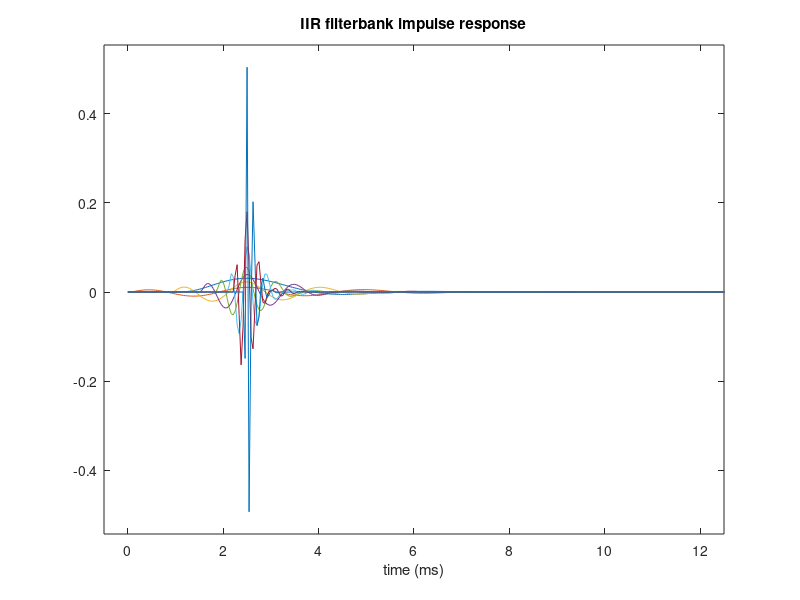
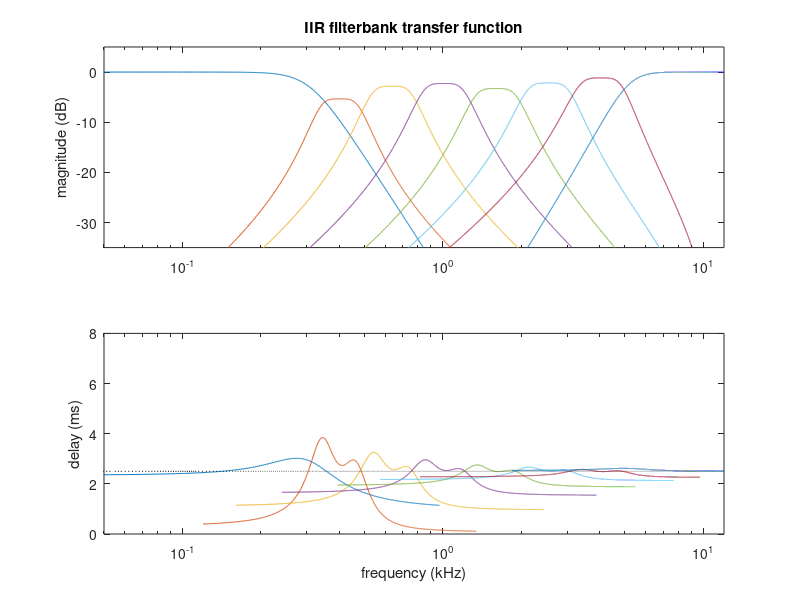
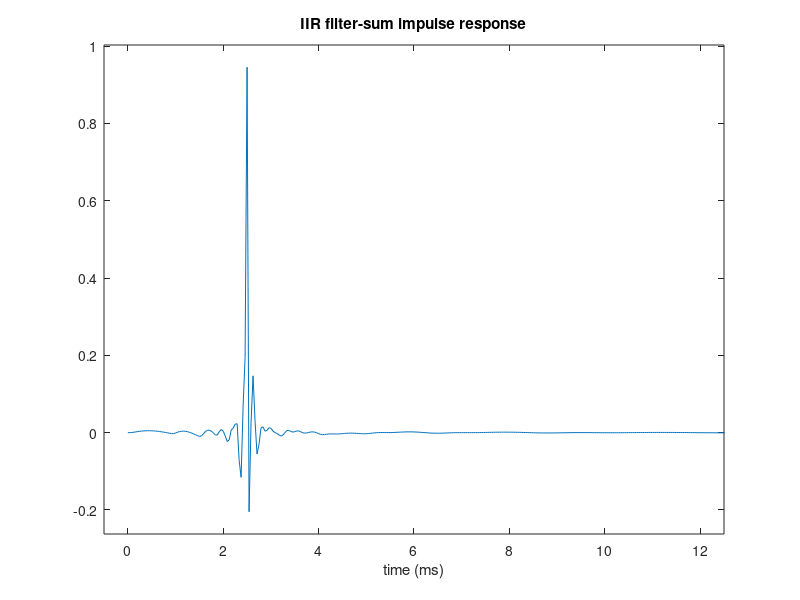
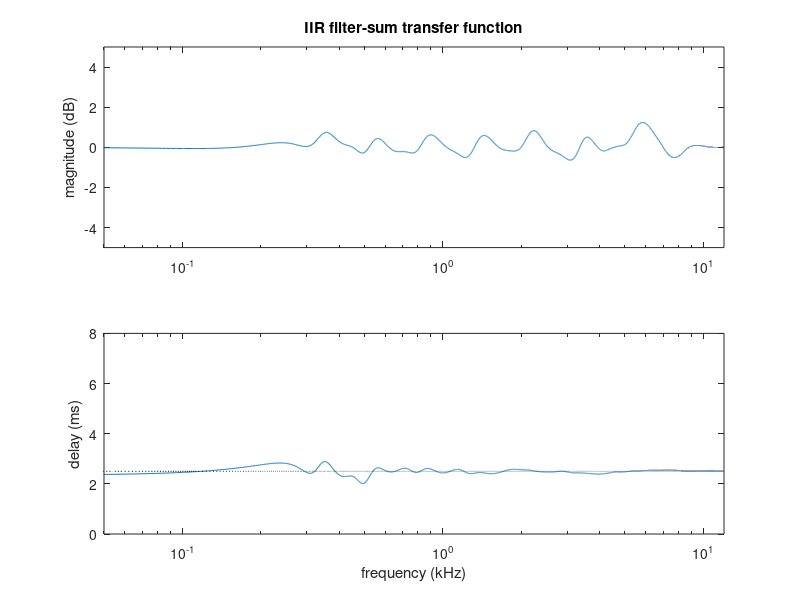

Here is the MATLAB script that generated these plots, in order:
% test IIR filterbank design
function iirfb
no=2;     % filter order
td=2.5;   % target delay
sr=24000; % sampling rate
cf=[317.2,503.0,797.6,1265,2006,3181,5045]; % crossover frequencies
nt=sr;
% filter design
[b,a]=iir_fbco(sr,cf,no);
[g,d]=align_peak(b,a,sr,td);
g=adjust_gain(b,a,g,d,cf,sr);
% filter example
x=[1;zeros(nt-1,1)];
y=filterbank(x,b,a);
y=peak_align(y,d,g);
z=sum(y,2);
%
plot_filt(y,sr,td,'IIR filterbank',1)
plot_filt(z,sr,td,'IIR filter-sum',3)
filter_print(b,a,g,d);
% find roots & unity-passband scale
nc=size(b,1);
nz=2*no;
z = zeros(nc,nz);
p = zeros(nc,nz);
h = zeros(nc,1);
for k=1:nc
    z(k,:) = roots(b(k,:));
    p(k,:) = roots(a(k,:));
    h(k) = mean(abs(b(k,:))) / mean(abs(poly(z(k,:))));
end
% save 
b = transpose(b);
a = transpose(a);
z = transpose(z);
p = transpose(p);
save iirfb b a g d cf sr z p h -v4
return

function [b,a]=iir_fbco(sr,cf,no)
% sr - sampling rate
% cf - cross-over frequencies
% no - filter order
% y  - output signal
cos = 9;            % cross-over spread parameter
nb = length(cf)+1;  % number of bands
% calculate IIR filter coefficients
fn = sr/2;            % Nyquist rate
n2 = 2 * no;          % double filter order
b = zeros(nb,n2+1);   % initialize b coefficient array
a = zeros(nb,n2+1);   % initialize a coefficient array
s = 1 + cos ./ cf;    % cross-over spread
wn=(cf(1)/s(1))/fn;
[b(1,:),a(1,:)] = butter(n2,wn);           % low-pass
for k=2:(nb-1)
    wn=[cf(k-1)*s(k-1) cf(k)/s(k)]/fn;
    [b(k,:),a(k,:)] = butter(no,wn);       % band-pass
    [z,p,h] = butter(no,wn);
end
wn=(cf(nb-1)*s(nb-1))/fn;
[b(nb,:),a(nb,:)] = butter(n2,wn,'high');  % high-pass
return

function y=filterbank(x,b,a)
nb = size(b,1);
% apply filters to input
x = x(:);                % ensure input is column vector
y = zeros(length(x),nb); % initialize output signal
for k=1:nb
   y(:,k) = filter(b(k,:),a(k,:),x);
end
return

function [g,d]=align_peak(b,a,sr,td)
nt=1+round(sr*td);
x=[1;zeros(nt-1,1)];
y=filterbank(x,b,a);
nc=size(y,2);
yp=max(y);
yn=min(y);
kk=(-yn)>yp;
g=ones(1,nc);
g(kk)=-g(kk);
y(:,kk)=-y(:,kk);
[~,kp]=max(y);
dd=td*sr/1000;
d=max(0,round(dd-kp+1));
return

function g=adjust_gain(b,a,g,d,cf,sr)
nb=size(b,1);
nt=1024;
for k=1:9
    if (nt < sr) 
        nt = nt * 2;
    end
end
x=[1;zeros(nt-1,1)];
y=filterbank(x,b,a);
y=peak_align(y,d);
H=ffa(y);
for iter=1:4
    G=H*g(:);
    for k=1:(nb-2)
        e=(0:4)/4;
        f=(cf(k).^e).*(cf(k+1).^(1-e));
        m=1+round(f*(nt/sr));
        avg = exp(mean(log(abs(G(m)))));
        g(k+1)=g(k+1)/avg;
    end
end
return

function y=peak_align(y,d,g)
[nt,nc]=size(y);
for k=1:nc
    zz=zeros(d(k),1);
    yy=y(1:(nt-d(k)),k);
    y(:,k)=[zz;yy];
    if (nargin>2) y(:,k)=y(:,k)*g(k); end
end
return

function plot_filt(y,sr,td,lab,fig)
nt=size(y,1);
t=1000*(0:(nt-1))/sr;
% plot impulse responses
figure(fig);clf
plot(t,y)
title(sprintf('%s impulse response',lab))
ymn=min(min(y));
ymx=max(max(y));
ymg=(ymx-ymn)/20;
y_lim=[ymn-ymg ymx+ymg];
t_lim=[-0.5 12.5];
axis([t_lim y_lim])
xlabel('time (ms)')
% plot transfer functions
figure(fig+1);clf
H=ffa(y);
f=linspace(0,sr/2000,length(H))';
d=td*ones(size(f));
fm=max(max(f));
if (size(y,2)>1) mmn=-35; else mmn=-5; end
m_lim=[0.05 fm mmn 5];
d_lim=[0.05 fm   0 8];
M=db(H);
D=gd(H,f);
D(M<-40)=NaN;
subplot(2,1,1)
semilogx(f,M)
axis(m_lim)
ylabel('magnitude (dB)')
title(sprintf('%s transfer function',lab))
subplot(2,1,2)
semilogx(f,D,f,d,':k')
axis(d_lim)
xlabel('frequency (kHz)')
ylabel('delay (ms)')
return

function y=db(x)
y=20*log10(max(eps,abs(x)));
return

function d=gd(H,f)
[nf,nc]=size(H);
d=zeros(nf,nc);
for k=1:nc
   p=unwrap(angle(H(:,k)))/(2*pi);
   d(:,k)=-cdif(p)./cdif(f);
end
return

function dx=cdif(x)
n=length(x);
dx=zeros(size(x));
dx(1)=x(2)-x(1);
dx(2:(n-1))=(x(3:n)-x(1:(n-2)))/2;
dx(n)=x(n)-x(n-1);
return

% fast Fourier analyze real signal
function H=ffa(h)
H=fft(real(h));
n=length(H);
m=1+n/2;            % assume n is even
H(1,:)=real(H(1,:));
H(m,:)=real(H(m,:));
H((m+1):n,:)=[];    % remove upper frequencies
return

function filter_print(b,a,g,d)
nb=length(d);
fprintf('b = \n');
for k=1:nb
    fprintf('%15.8e,',b(k,:));
    fprintf('\n');
end
fprintf('a = \n');
for k=1:nb
    fprintf('%15.8e,',a(k,:));
    fprintf('\n');
end
fprintf('g = ');
fprintf('%.5f,',g);
fprintf('\n');
fprintf('d = ');
fprintf('%d,',d);
fprintf('\n');
return
edit butter
